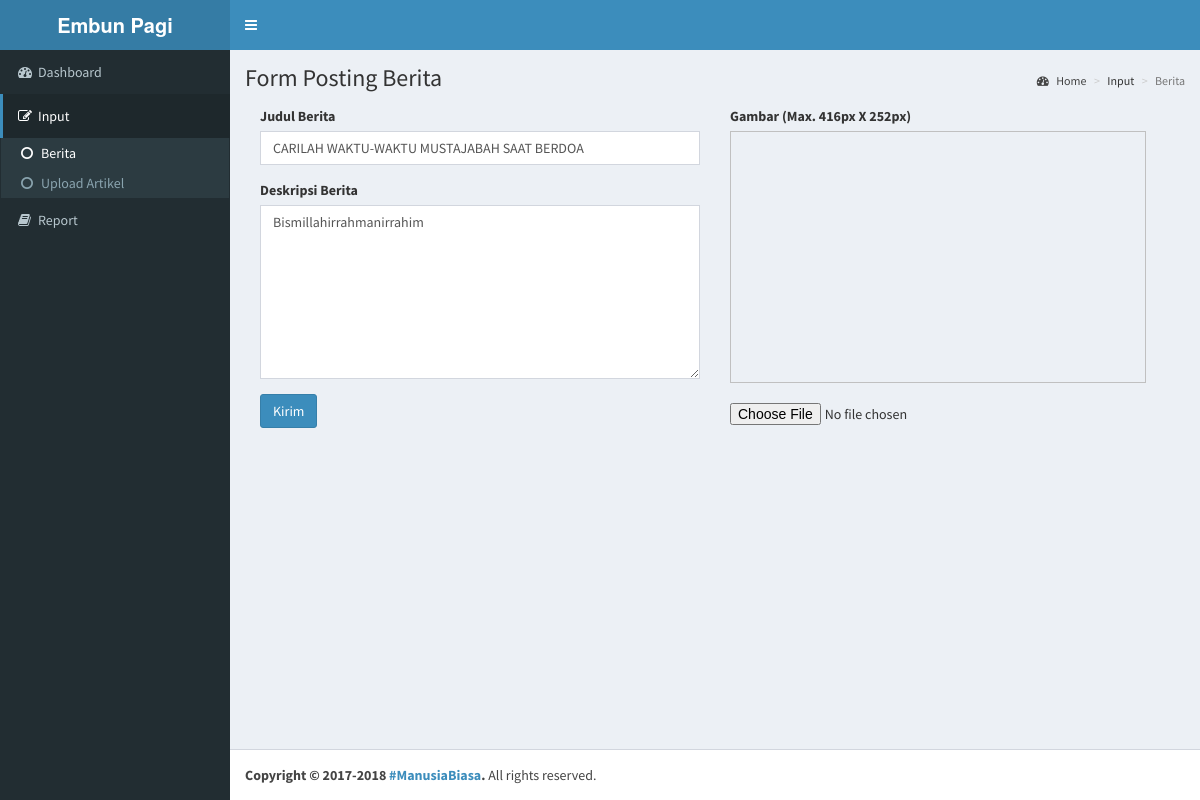
The page /__/form_edit_berita.php?id=15 on the database its author committed.
### tables this page shows
CREATE TABLE `tb_posting` (
  `id` int(11) NOT NULL,
  `judul` text NOT NULL,
  `isi` text NOT NULL,
  `path` varchar(100) NOT NULL,
  `waktu` datetime NOT NULL
);

### __/form_edit_berita.php (the view, shortened to what this page needs)
<?php
include '../system/koneksi.php';
$id = $_GET['id'];
$sql = "SELECT * FROM tb_posting WHERE id = $id";
$result = mysqli_query($connect,$sql);
if ($data = mysqli_fetch_array($result)) {
  $judul = $data['judul'];
  $isi = $data['isi'];
}
?>
<!DOCTYPE html>
<html>
<head>
  <link rel="stylesheet" href="../assets/css/bootstrap.min.css">
  <link rel="stylesheet" href="https://cdnjs.cloudflare.com/ajax/libs/font-awesome/4.5.0/css/font-awesome.min.css">
  <link rel="stylesheet" href="https://cdnjs.cloudflare.com/ajax/libs/ionicons/2.0.1/css/ionicons.min.css">
  <link rel="stylesheet" href="../assets/plugins/jvectormap/jquery-jvectormap-1.2.2.css">
  <link rel="stylesheet" href="../assets/css/AdminLTE.min.css">
  <link rel="stylesheet" href="../assets/css/skins/_all-skins.min.css">
</head>
<body class="hold-transition skin-blue sidebar-mini">
<div class="wrapper">
  <header class="main-header">
    <a href="index2.html" class="logo">
      <span class="logo-lg"><b>Embun Pagi</b></span>
    </a>
    <nav class="navbar navbar-static-top">
      <a href="#" class="sidebar-toggle" data-toggle="offcanvas" role="button">
      </a>
    </nav>
  </header>
  <aside class="main-sidebar">
    <section class="sidebar">
      <ul class="sidebar-menu">
        <li>
          <a href="">
            <i class="fa fa-dashboard"></i><span>Dashboard</span>
          </a>
        </li>
        <li class="treeview active">
          <a>
            <i class="fa fa-edit"></i><span>Input</span>
          </a>
          <ul class="treeview-menu">
            <li class="active"><a href="berita.php"><i class="fa fa-circle-o"></i>Berita</a></li>
            <li><a href="galeri.php"><i class="fa fa-circle-o"></i>Upload Artikel</a></li>
          </ul>
        </li>
        <li class="treeview">
          <a>
            <i class="fa fa-book"></i><span>Report</span>
          </a>
        </li>
      </ul>
    </section>
  </aside>
  <div class="content-wrapper">
    <section class="content-header">
      <h1>
        Form Posting Berita
      </h1>
      <ol class="breadcrumb">
        <li><a href=""><i class="fa fa-dashboard"></i> Home</a></li>
        <li>Input</li>
        <li class="active">Berita</li>
      </ol>
    </section>
    <section class="content">
      <div class="row">
        <div class="col-md-12">
          <form action="edit_berita.php" method="POST" enctype="multipart/form-data">
            <div class="col-md-6">
              <div class="form-group">
                <label>Judul Berita</label>
                <input type="text" name="judul" class="form-control" value="<?php echo $judul ?>" placeholder="Komunitas Embun Pagi" required>
              </div>
              <div class="form-group">
                <label>Deskripsi Berita</label>
                <textarea class="form-control" name="isi" rows="8" placeholder="Kegiatan Embun Pagi..." required><?php echo $isi ?></textarea>
              </div>
              <button type="submit" class="btn btn-primary">Kirim</button>
            </div>
            <div class="col-md-6">
              <div class="form-group">
                <label>Gambar (Max. 416px X 252px)</label><br />
                <img id="uploadPreview" style="width: 416px; height: 252px;" /><br><br>
                <input id="uploadImage" type="file" name="path" onchange="PreviewImage();" />
              </div>
            </div>
          </form>
        </div>
      </div>
    </section>
  </div>
  <footer class="main-footer">
    <strong>Copyright &copy; 2017-2018 <a href="#!">#ManusiaBiasa</a>.</strong> All rights
    reserved.
  </footer>
</div>
</body>
</html>

### rows shown on the page
tb_posting: judul "CARILAH WAKTU-WAKTU MUSTAJABAH SAAT BERDOA", isi "Bismillahirrahmanirrahim"
